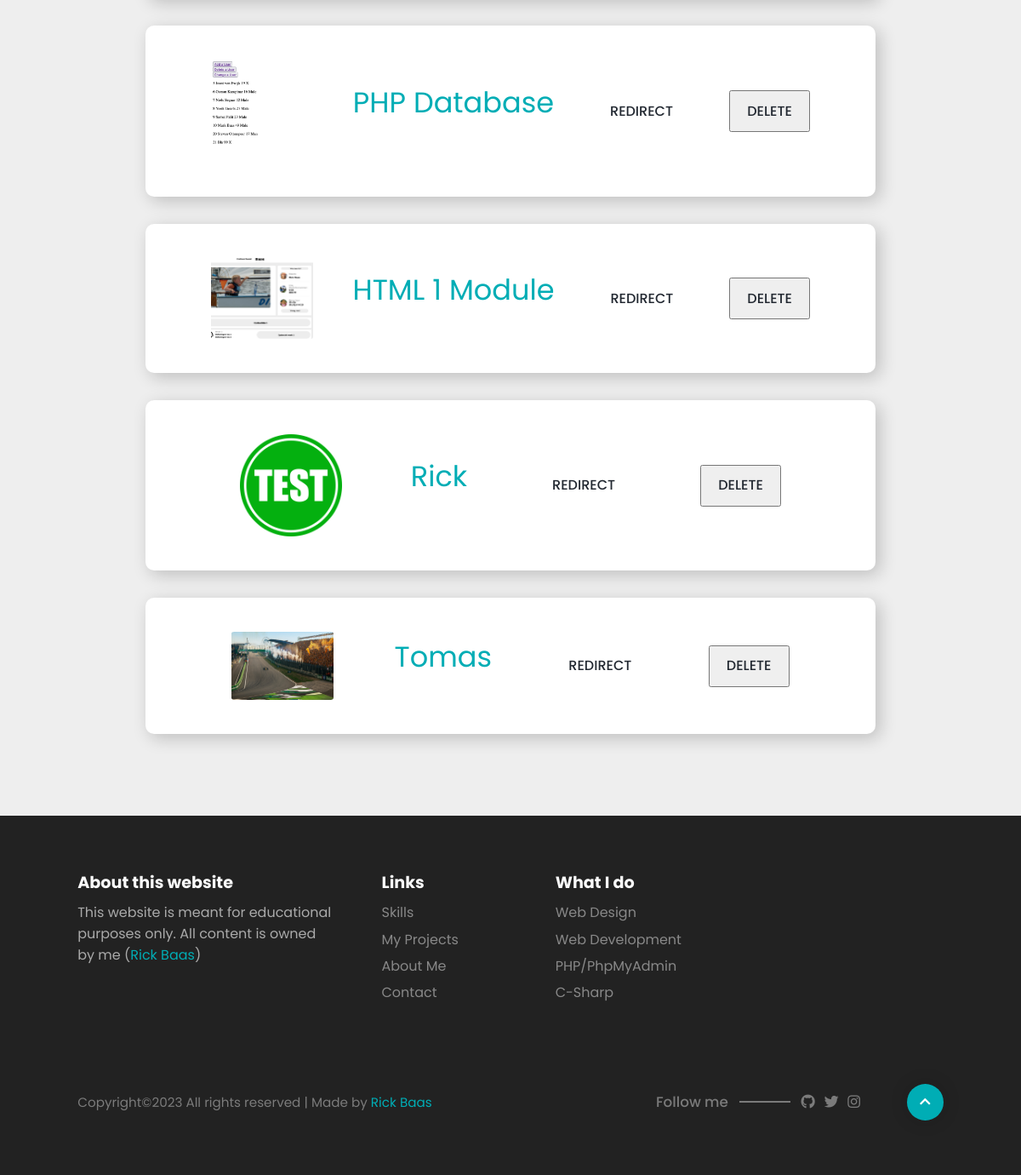
Before: /backend/admin/index.php (lower part) with the older database file.
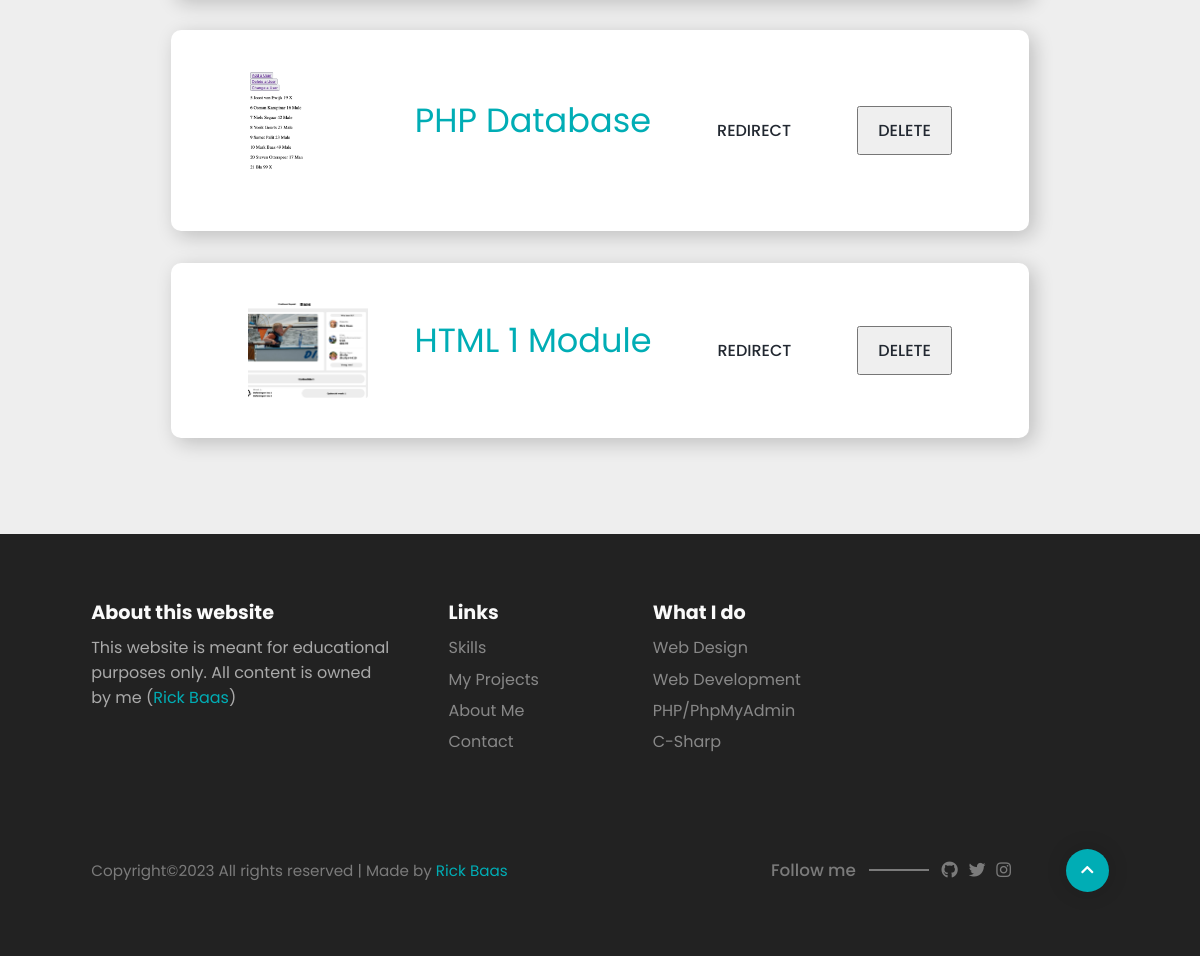
After: the same page with the newer database file.
### tables this page shows
CREATE TABLE "projects" (
	"title"	TEXT,
	"image"	TEXT,
	"desc"	TEXT,
	"link"	TEXT,
	"date"	DATE,
	"ID"	INTEGER,
	PRIMARY KEY("ID" AUTOINCREMENT)
);

### backend/admin/index.php (the view, shortened to what this page needs)
<!DOCTYPE html>
<html lang="en">
<head>
    <link rel="stylesheet" href="../../css/stylesheet.css">
    <link rel="stylesheet" href="../../css/style.css">
    <link rel="stylesheet" href="../../css/responsive.css">
    <link rel="stylesheet" href="style.css">
    <link rel="stylesheet" href="https://cdnjs.cloudflare.com/ajax/libs/font-awesome/5.15.1/css/all.min.css" />
</head>
<body>
    <main>
        <header id="header">
            <div class="header-content">
                <div class="area">
                    <ul class="circles">
                    </ul>
                </div>
            </div>
            <div class="container1">
                <div class="section-content">
                    <h1>Project Overview</h1><br><br><br>
                    <?php
                $sql = <<<EOF
                    SELECT * from projects;
                EOF;
                $db = new MyDB();
                $ret = $db->query($sql);
                while ($row = $ret->fetchArray(SQLITE3_ASSOC)) {
                    echo "<projects>";
                    echo "<img class='project-img' src='../../img/projecten/{$row['image']}'>";
                    echo "<div class='title'>{$row['title']}</div>";
                    echo "<a href='{$row['link']}' class='links1' target='_blank' >Redirect</a>";
                    echo '<button><a href="../admin/delete/delete.php?title=' . urlencode($row['title']) . '">Delete</a></button>';
                    echo "</projects>";
                }
                ?>
                </div>
            </div>
        </header>
    </main>
    <footer class="footer">
        <div class="container">
            <div class="grid-4">
                <div class="grid-4-col footer-about">
                    <h3 class="title-sm">About this website</h3>
                    <p class="text">
                        This website is meant for educational purposes only. All content is owned by me (<span>Rick
                            Baas</span>)
                    </p>
                </div>
                <div class="grid-4-col footer-links">
                    <h3 class="title-sm">Links</h3>
                    <ul>
                        <li>
                            <a href="../../subpages/skills/">Skills</a>
                        </li>
                        <li>
                            <a href="../../subpages/projects/">My Projects</a>
                        </li>
                        <li>
                            <a href="../../subpages/about/">About Me</a>
                        </li>
                        <li>
                            <a href="../../subpages/contact/">Contact</a>
                        </li>
                    </ul>
                </div>
                <div class="grid-4-col footer-links">
                    <h3 class="title-sm">What I do</h3>
                    <ul>
                        <li>
                            <a href="../../subpages/skills/">Web Design</a>
                        </li>
                        <li>
                            <a href="../../subpages/skills/">Web Development</a>
                        </li>
                        <li>
                            <a href="../../subpages/skills/">PHP/PhpMyAdmin</a>
                        </li>
                        <li>
                            <a href="../../subpages/skills/">C-Sharp</a>
                        </li>
                    </ul>
                </div>
            </div>
            <div class="bottom-footer">
                <div class="copyright">
                    <p class="text">
                        Copyright&copy;2023 All rights reserved | Made by
                        <span>Rick Baas</span>
                    </p>
                </div>
                <div class="followme-wrap">
                    <div class="followme">
                        <h3>Follow me</h3>
                        <span class="footer-line"></span>
                        <div class="social-media">
                            <a href="https://github.com/Rick05Baas">
                                <i class="fab fa-github"></i>
                            </a>
                            <a href="#">
                                <i class="fab fa-twitter"></i>
                            </a>
                            <a href="#">
                                <i class="fab fa-instagram"></i>
                            </a>
                            <a href="#">
                                <i class="fab fa-question"></i>
                            </a>
                        </div>
                    </div>
                    <div class="back-btn-wrap">
                        <a href="#" class="back-btn">
                            <i class="fas fa-chevron-up"></i>
                        </a>
                    </div>
                </div>
            </div>
        </div>
    </footer>
</body>
</html>

### css/stylesheet.css (style rules this page uses)
:root { --dark-one: #222831; --dark-two: #393E46; --main-color: #00ADB5; --light-one: rgb(238, 238, 238); --light-two: #f9f9f9; --light-three: #ffffff; }
*, *::before, *::after { margin: 0; padding: 0; box-sizing: border-box; }
html { scroll-behavior: smooth; }
body, button, input, textarea { font-family: "Poppins", sans-serif; }
a { text-decoration: none; }
ul { list-style: none; }
img { width: 100%; }
.container { position: relative; z-index: 5; max-width: 92rem; padding: 0 4rem; margin: 0 auto; }
header { width: 100%; background-color: var(--light-one); overflow: hidden; position: relative; }
.title { position: relative; display: inline-block; padding-bottom: 1rem; line-height: 1; font-size: 2.8rem; margin-bottom: 0.6rem; }
.footer { background-color: #222; padding: 6rem 0; }
.footer .grid-4 { display: grid; grid-template-columns: 3.5fr 2fr 2fr 3fr; }
.grid-4-col { padding: 0 1.7rem; }
.footer .title-sm { color: #fafafa; margin-bottom: 0.9rem; }
.footer .text { color: #aaa; }
.footer-links a { color: #888; font-size: 1.25rem; display: inline-block; margin-bottom: 0.4rem; transition: 0.3s; }
.bottom-footer { margin-top: 5.5rem; padding: 0 1.7rem; display: flex; align-items: center; justify-content: space-between; }
.copyright .text { color: #7b7b7b; font-size: 1.2rem; display: inline-block; text-align: center; }
.grid-4 .text span { color: var(--main-color); cursor: pointer; }
.copyright .text span { color: var(--main-color); cursor: pointer; }
.followme-wrap { display: flex; }
.followme { display: flex; align-items: center; }
.followme h3 { color: #7b7b7b; font-weight: 500; font-size: 1.3rem; }
.followme .footer-line { width: 60px; height: 2px; background-color: #7b7b7b; margin: 0 1.2rem; display: inline-block; }
.social-media a { color: #7b7b7b; font-size: 1.3rem; margin-right: 0.4rem; transition: 0.3s; }
.back-btn-wrap { position: relative; margin-left: 2.5rem; }
.back-btn { display: flex; align-items: center; justify-content: center; height: 55px; width: 55px; background-color: var(--main-color); border-radius: 50%; color: #fff; font-size: 1.2rem; box-shadow: 0 0 20px 1px rgba(0, 0, 0, 0.15); transition: 0.3s; position: relative; z-index: 2; }
.back-btn-wrap:before { content: ""; position: absolute; width: 60px; height: 60px; background-color: #fff; z-index: 1; top: 50%; left: 50%; transform: translate(-50%, -50%) scale(0.7); border-radius: 50%; opacity: 0.08; animation: scale 1.2s ease-out infinite 1s; }

### css/style.css (style rules this page uses)
* { margin: 0px; padding: 0px; }
.area { background: #EEEEEE; background: -webkit-linear-gradient(to left, #00ADB5, #00979f); width: 100%; height: 100vh; }
.circles { position: absolute; top: 0; left: 0; width: 100%; height: 100%; overflow: hidden; opacity: .3; }

### css/responsive.css (style rules this page uses)
@media (max-width: 1280px) { .text { font-size: 1rem; } }
@media (max-width: 1280px) { body { overflow-x: none; } }
@media (max-width: 1280px) { .title { font-size: 2.1rem; padding-bottom: 0.65rem; } }
@media (max-width: 1280px) { .title:before { margin-bottom: 0.2rem; font-size: 0.8rem; letter-spacing: 2px; } }
@media (max-width: 1280px) { .title:after { height: 3.5px; width: 70px; } }
@media (max-width: 1280px) { .title-sm { font-size: 1.2rem; } }
@media (max-width: 1280px) { .footer { padding: 4rem 0; } }
@media (max-width: 1280px) { .footer-links a { font-size: 1rem; } }
@media (max-width: 1280px) { .footer .title-sm { margin-bottom: 0.5rem; } }
@media (max-width: 1280px) { .copyright .text { font-size: 0.95rem; } }
@media (max-width: 1280px) { .followme h3 { font-size: 1.05rem; } }
@media (max-width: 1280px) { .followme .footer-line { margin: 0 0.8rem; } }
@media (max-width: 1280px) { .social-media a { font-size: 1.05rem; } }
@media (max-width: 1280px) { .back-btn-wrap { margin-left: 1.3rem; } }
@media (max-width: 1280px) { .back-btn { width: 43px; height: 43px; font-size: 0.9rem; } }
@media (max-width: 1280px) { .back-btn-wrap:before { width: 45px; height: 45px; } }

Changed rows visible on the page:
removed projects: image (picture), title "Rick"
removed projects: image (picture), title "Tomas"
